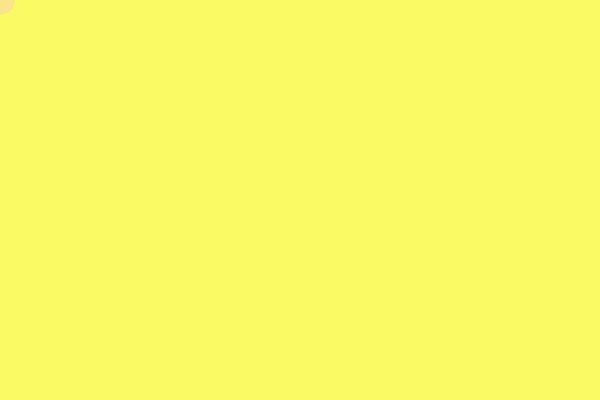
Frame 1 (no input)
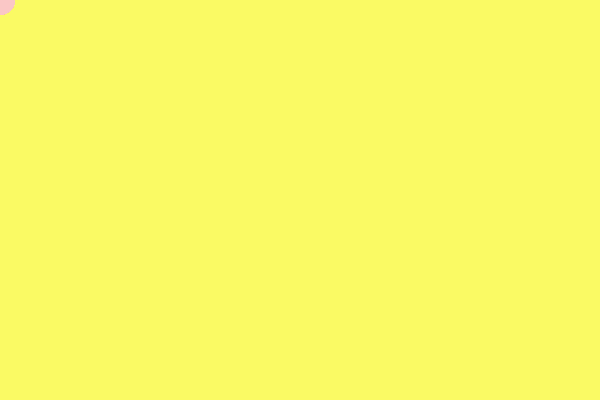
Frame 60 (no input)
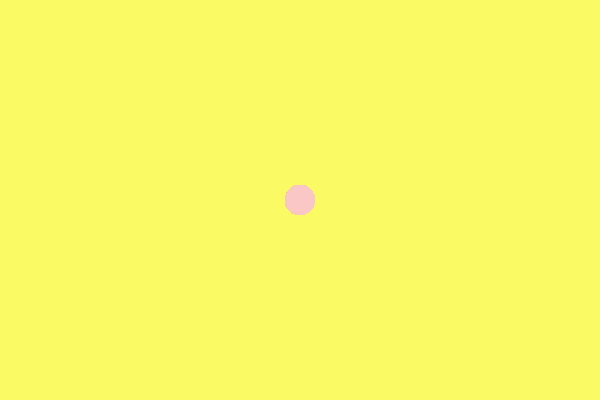
Frame 120 (the mouse pressed at the canvas centre since frame 60)

The p5.js sketch that drew these frames (run headless with seeded random() and noise() and a simulated clock; from frame 60 on, the mouse is pressed at the canvas centre):

// p5.js sketch
// ── sketch.js
function setup() {
  createCanvas(600,400);
  //background
  background(250,250,100);
}

function draw() {

  //ellipse
  fill(250,200,200,100);
  noStroke();
  ellipse(mouseX,mouseY,30,30);

}

function mousePressed() {
  background(250,250,100);
}
